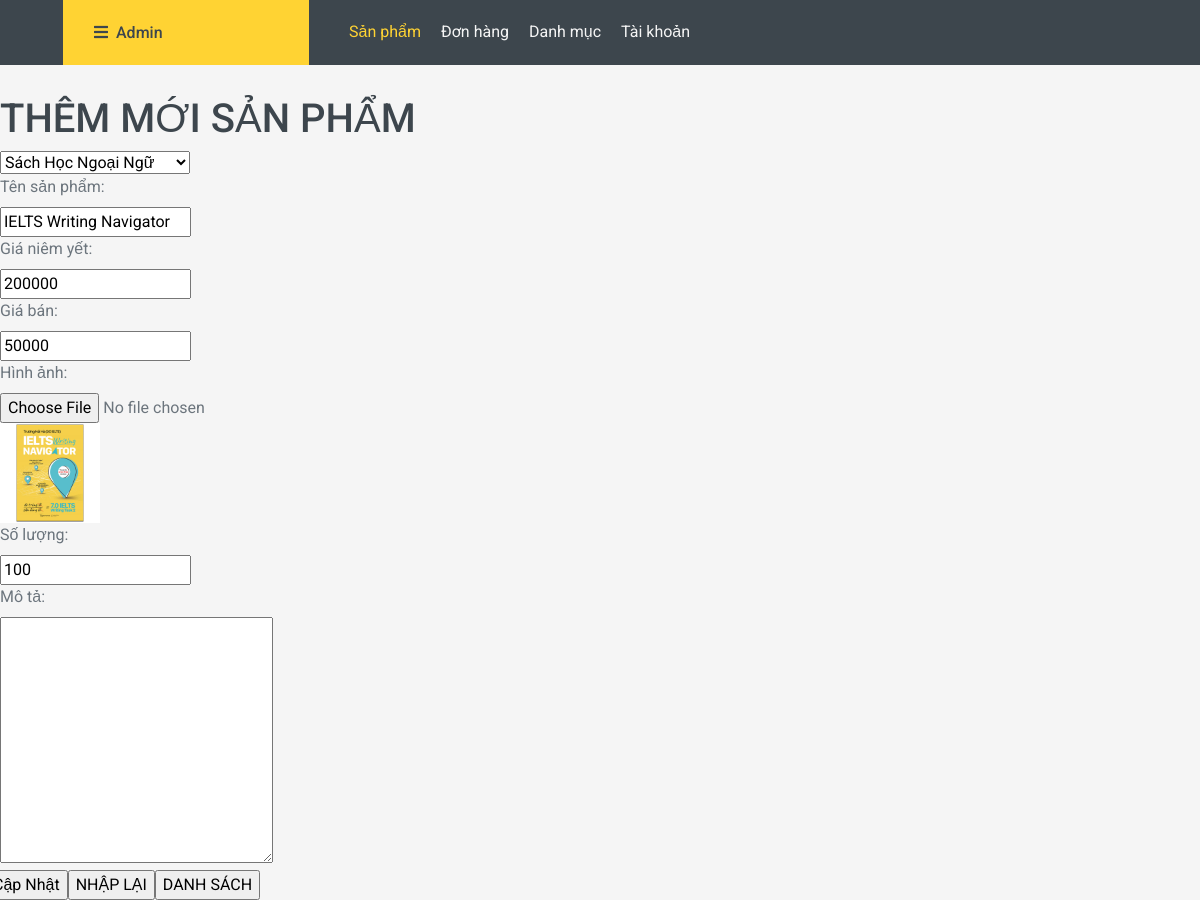
/admin/index.php?act=suasp&idsp=16, run on the app's committed database.
### tables this page shows
CREATE TABLE `sanpham` (
  `id` int(11) NOT NULL,
  `ten` varchar(255) NOT NULL,
  `id_danh_muc` int(11) NOT NULL,
  `gia_niem_yet` decimal(11,0) NOT NULL,
  `gia_ban` decimal(11,0) NOT NULL,
  `so_luong` int(11) NOT NULL,
  `anh` varchar(255) DEFAULT NULL,
  `mo_ta` text NOT NULL,
  `trangthai` int(11) NOT NULL DEFAULT 0
);

### model/pdo.php (called while the page is built, shortened)
<?php
function pdo_get_connection(){
    $servername = "localhost";
    $username = "root";
    $password = "";
    try {
        $conn = new PDO("mysql:host=$servername;dbname=duanthuctap", $username, $password);
        $conn->setAttribute(PDO::ATTR_ERRMODE, PDO::ERRMODE_EXCEPTION);
        return $conn;
    } catch(PDOException $e) {
        echo "Connection failed: " . $e->getMessage();
    }
}
function pdo_query($sql){
    $sql_args=array_slice(func_get_args(),1);
    try{
        $conn=pdo_get_connection();
        $stmt=$conn->prepare($sql);
        $stmt->execute($sql_args);
        $rows=$stmt->fetchAll();
        return $rows;
    }
    catch(PDOException $e){
        throw $e;
    }
    finally{
        unset($conn);
    }
}
function pdo_query_one($sql){
    $sql_args=array_slice(func_get_args(),1);
    try{
        $conn=pdo_get_connection();
        $stmt=$conn->prepare($sql);
        $stmt->execute($sql_args);
        $row=$stmt->fetch(PDO::FETCH_ASSOC);
        return $row;
    }
    catch(PDOException $e){
        throw $e;
    }
    finally{
        unset($conn);
    }
}
?>

### model/sanpham.php (called while the page is built, shortened)
<?php
function loadone_sanpham($id){
    $sql = "select * from sanpham where id=".$id;
    $result = pdo_query_one($sql);
    return $result;
}
?>

### model/danhmuc.php (called while the page is built, shortened)
<?php
function loadall_danhmuc(){
    $sql="select * from danhmuc order by id desc";
    $listdanhmuc=pdo_query($sql);
    return  $listdanhmuc;
}

### admin/sanpham/update.php (the view, shortened to what this page needs)
<?php
if(is_array($sanpham)){
    extract($sanpham);
}
$hinhpath="../upload/".$anh;
if(is_file($hinhpath)){
    $hinhpath="<img src='".$hinhpath."' width='100px' height='100px'>";
}else{
    $hinhpath="No file img!";
}
?>
<div class="row2">
    <div class="row2 font_title">
        <h1>THÊM MỚI SẢN PHẨM</h1>
    </div>
    <div class="row2 form_content ">
        <form action="index.php?act=updatesp" method="POST" enctype="multipart/form-data">
            <div class="row2 mb10 form_content_container">
                <select name="iddm" id="">
                    <?php
                    foreach($listdanhmuc as $key=>$value){
                        if($id_danh_muc==$value['id']){
                            echo '<option value="'.$value['id'].'" selected>'.$value['ten'].'</option>' ;
                        }else{
                            echo '<option value="'.$value['id'].'">'.$value['ten'].'</option>' ;
                        }
                    }
                    ?>
                </select>
            </div>
    </div>
        </div>
        <div class="row2 mb10">
            <label>Tên sản phẩm: </label> <br>
            <input type="text" name="tensp" value="<?=$ten?>">
        </div>
        <div class="row2 mb10">
            <label>Giá niêm yết: </label> <br>
            <input type="text" name="gia_niem_yet" value="<?=$gia_niem_yet?>">
        </div>
        <div class="row2 mb10">
            <label>Giá bán: </label> <br>
            <input type="text" name="gia_ban" value="<?=$gia_ban?>">
        </div>
        <div class="row2 mb10">
            <label>Hình ảnh: </label> <br>
            <input type="file" name="hinh" ><br>
            <?php echo $hinhpath ?>
        </div>
        <div class="row2 mb10">
            <label>Số lượng: </label> <br>
            <input type="text" name="so_luong" value="<?=$so_luong?>">
        </div>
        <div class="row2 mb10">
            <label>Mô tả: </label> <br>
            <textarea name="mo_ta" id="" cols="30" rows="10" value="<?=$mo_ta?>"></textarea>
        </div>
        <div class="row mb10 ">
            <input class="mr20" name="capnhat" type="submit" value="Cập Nhật">
            <input  class="mr20" type="reset" value="NHẬP LẠI">
            <a href="index.php?act=listsp">  <input  class="mr20" type="button" value="DANH SÁCH"></a>
        </div>

### data on the page
sanpham: tensp "IELTS Writing Navigator", gia_niem_yet "200000", gia_ban "50000", anh (picture), so_luong "100"

### other printed values
form field iddm "Sách Học Ngoại Ngữ"
